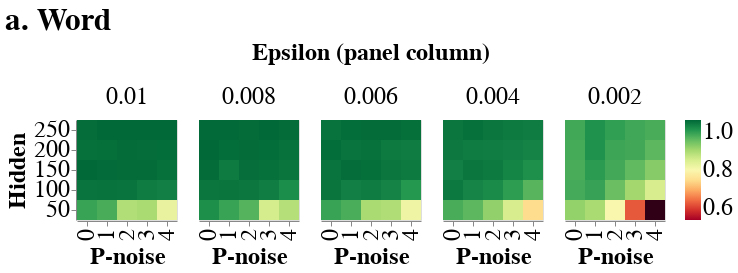

The notebook cell saved with this chart:
### Markdown cell above
## Plot end of training accuracy

### Code cell
plot_word = control_space_heatmap(
    df_word,
    title="a. Word",
    var="score",
    color_scheme="redyellowgreen",
    domain=(0.6, 1),
    font_size=24,
    epsilon_label="Epsilon (panel column)"
)

plot_word

### Figure 1 — Vega-Lite specification as saved in the notebook (floating-point values rounded to 4 significant figures)
{"config": {"view": {"continuousWidth": 400, "continuousHeight": 300}, "axis": {"labelFontSize": 24, "titleFontSize": 24}, "header": {"labelFontSize": 24, "titleFontSize": 24}, "legend": {"labelFontSize": 24, "titleFontSize": 24}, "title": {"font": "serif", "fontSize": 31, "fontStyle": "normal"}}, "data": {"name": "data-c9b969984755f2b21c2b1a99040cacfc"}, "mark": "rect", "encoding": {"color": {"type": "quantitative", "field": "score", "scale": {"domain": [0.6, 1], "scheme": "redyellowgreen"}, "title": null}, "column": {"type": "ordinal", "field": "learning_rate", "sort": "descending", "title": "Epsilon (panel column)"}, "x": {"type": "ordinal", "field": "p_noise", "title": "P-noise"}, "y": {"type": "ordinal", "field": "hidden_units", "sort": "descending", "title": "Hidden"}}, "title": "a. Word", "$schema": "https://vega.github.io/schema/vega-lite/v4.8.1.json", "datasets": {"data-c9b969984755f2b21c2b1a99040cacfc": [{"hidden_units": 50, "p_noise": 0, "learning_rate": 0.002, "code_name": 64760000.0, "epoch": 1.0, "cleanup_units": 15.0, "score": 0.8906}, {"hidden_units": 50, "p_noise": 0, "learning_rate": 0.004, "code_name": 64760000.0, "epoch": 1.0, "cleanup_units": 15.0, "score": 0.9369}, {"hidden_units": 50, "p_noise": 0, "learning_rate": 0.006, "code_name": 64760000.0, "epoch": 1.0, "cleanup_units": 15.0, "score": 0.9463}, {"hidden_units": 50, "p_noise": 0, "learning_rate": 0.008, "code_name": 64760000.0, "epoch": 1.0, "cleanup_units": 15.0, "score": 0.9662}, {"hidden_units": 50, "p_noise": 0, "learning_rate": 0.01, "code_name": 64760000.0, "epoch": 1.0, "cleanup_units": 15.0, "score": 0.9469}, {"hidden_units": 50, "p_noise": 1, "learning_rate": 0.002, "code_name": 64760000.0, "epoch": 1.0, "cleanup_units": 15.0, "score": 0.875}, {"hidden_units": 50, "p_noise": 1, "learning_rate": 0.004, "code_name": 64760000.0, "epoch": 1.0, "cleanup_units": 15.0, "score": 0.925}, {"hidden_units": 50, "p_noise": 1, "learning_rate": 0.006, "code_name": 64760000.0, "epoch": 1.0, "cleanup_units": 15.0, "score": 0.9356}, {"hidden_units": 50, "p_noise": 1, "learning_rate": 0.008, "code_name": 64760000.0, "epoch": 1.0, "cleanup_units": 15.0, "score": 0.9469}, {"hidden_units": 50, "p_noise": 1, "learning_rate": 0.01, "code_name": 64760000.0, "epoch": 1.0, "cleanup_units": 15.0, "score": 0.9369}, {"hidden_units": 50, "p_noise": 2, "learning_rate": 0.002, "code_name": 64760000.0, "epoch": 1.0, "cleanup_units": 15.0, "score": 0.7987}, {"hidden_units": 50, "p_noise": 2, "learning_rate": 0.004, "code_name": 64760000.0, "epoch": 1.0, "cleanup_units": 15.0, "score": 0.8919}, {"hidden_units": 50, "p_noise": 2, "learning_rate": 0.006, "code_name": 64760000.0, "epoch": 1.0, "cleanup_units": 15.0, "score": 0.8756}, {"hidden_units": 50, "p_noise": 2, "learning_rate": 0.008, "code_name": 64760000.0, "epoch": 1.0, "cleanup_units": 15.0, "score": 0.9294}, {"hidden_units": 50, "p_noise": 2, "learning_rate": 0.01, "code_name": 64760000.0, "epoch": 1.0, "cleanup_units": 15.0, "score": 0.87}, {"hidden_units": 50, "p_noise": 3, "learning_rate": 0.002, "code_name": 64760000.0, "epoch": 1.0, "cleanup_units": 15.0, "score": 0.6663}, {"hidden_units": 50, "p_noise": 3, "learning_rate": 0.004, "code_name": 64760000.0, "epoch": 1.0, "cleanup_units": 15.0, "score": 0.8394}, {"hidden_units": 50, "p_noise": 3, "learning_rate": 0.006, "code_name": 64760000.0, "epoch": 1.0, "cleanup_units": 15.0, "score": 0.8706}, {"hidden_units": 50, "p_noise": 3, "learning_rate": 0.008, "code_name": 64760000.0, "epoch": 1.0, "cleanup_units": 15.0, "score": 0.8419}, {"hidden_units": 50, "p_noise": 3, "learning_rate": 0.01, "code_name": 64760000.0, "epoch": 1.0, "cleanup_units": 15.0, "score": 0.8756}, {"hidden_units": 50, "p_noise": 4, "learning_rate": 0.002, "code_name": 64760000.0, "epoch": 1.0, "cleanup_units": 15.0, "score": 0.5006}, {"hidden_units": 50, "p_noise": 4, "learning_rate": 0.004, "code_name": 64760000.0, "epoch": 1.0, "cleanup_units": 15.0, "score": 0.7606}, {"hidden_units": 50, "p_noise": 4, "learning_rate": 0.006, "code_name": 64760000.0, "epoch": 1.0, "cleanup_units": 15.0, "score": 0.8113}, {"hidden_units": 50, "p_noise": 4, "learning_rate": 0.008, "code_name": 64760000.0, "epoch": 1.0, "cleanup_units": 15.0, "score": 0.8669}, {"hidden_units": 50, "p_noise": 4, "learning_rate": 0.01, "code_name": 64760000.0, "epoch": 1.0, "cleanup_units": 15.0, "score": 0.8187}, {"hidden_units": 100, "p_noise": 0, "learning_rate": 0.002, "code_name": 64760000.0, "epoch": 1.0, "cleanup_units": 15.0, "score": 0.9387}, {"hidden_units": 100, "p_noise": 0, "learning_rate": 0.004, "code_name": 64760000.0, "epoch": 1.0, "cleanup_units": 15.0, "score": 0.9856}, {"hidden_units": 100, "p_noise": 0, "learning_rate": 0.006, "code_name": 64760000.0, "epoch": 1.0, "cleanup_units": 15.0, "score": 0.9881}, {"hidden_units": 100, "p_noise": 0, "learning_rate": 0.008, "code_name": 64760000.0, "epoch": 1.0, "cleanup_units": 15.0, "score": 0.9875}, {"hidden_units": 100, "p_noise": 0, "learning_rate": 0.01, "code_name": 64760000.0, "epoch": 1.0, "cleanup_units": 15.0, "score": 0.99}, {"hidden_units": 100, "p_noise": 1, "learning_rate": 0.002, "code_name": 64760000.0, "epoch": 1.0, "cleanup_units": 15.0, "score": 0.9475}, {"hidden_units": 100, "p_noise": 1, "learning_rate": 0.004, "code_name": 64760000.0, "epoch": 1.0, "cleanup_units": 15.0, "score": 0.9756}, {"hidden_units": 100, "p_noise": 1, "learning_rate": 0.006, "code_name": 64760000.0, "epoch": 1.0, "cleanup_units": 15.0, "score": 0.9788}, {"hidden_units": 100, "p_noise": 1, "learning_rate": 0.008, "code_name": 64760000.0, "epoch": 1.0, "cleanup_units": 15.0, "score": 0.9881}, {"hidden_units": 100, "p_noise": 1, "learning_rate": 0.01, "code_name": 64760000.0, "epoch": 1.0, "cleanup_units": 15.0, "score": 0.9906}, {"hidden_units": 100, "p_noise": 2, "learning_rate": 0.002, "code_name": 64760000.0, "epoch": 1.0, "cleanup_units": 15.0, "score": 0.9156}, {"hidden_units": 100, "p_noise": 2, "learning_rate": 0.004, "code_name": 64760000.0, "epoch": 1.0, "cleanup_units": 15.0, "score": 0.9694}, {"hidden_units": 100, "p_noise": 2, "learning_rate": 0.006, "code_name": 64760000.0, "epoch": 1.0, "cleanup_units": 15.0, "score": 0.9825}, {"hidden_units": 100, "p_noise": 2, "learning_rate": 0.008, "code_name": 64760000.0, "epoch": 1.0, "cleanup_units": 15.0, "score": 0.9863}, {"hidden_units": 100, "p_noise": 2, "learning_rate": 0.01, "code_name": 64760000.0, "epoch": 1.0, "cleanup_units": 15.0, "score": 0.9894}, {"hidden_units": 100, "p_noise": 3, "learning_rate": 0.002, "code_name": 64760000.0, "epoch": 1.0, "cleanup_units": 15.0, "score": 0.88}, {"hidden_units": 100, "p_noise": 3, "learning_rate": 0.004, "code_name": 64760000.0, "epoch": 1.0, "cleanup_units": 15.0, "score": 0.9531}, {"hidden_units": 100, "p_noise": 3, "learning_rate": 0.006, "code_name": 64760000.0, "epoch": 1.0, "cleanup_units": 15.0, "score": 0.9762}, {"hidden_units": 100, "p_noise": 3, "learning_rate": 0.008, "code_name": 64760000.0, "epoch": 1.0, "cleanup_units": 15.0, "score": 0.9812}, {"hidden_units": 100, "p_noise": 3, "learning_rate": 0.01, "code_name": 64760000.0, "epoch": 1.0, "cleanup_units": 15.0, "score": 0.9819}, {"hidden_units": 100, "p_noise": 4, "learning_rate": 0.002, "code_name": 64760000.0, "epoch": 1.0, "cleanup_units": 15.0, "score": 0.8394}, {"hidden_units": 100, "p_noise": 4, "learning_rate": 0.004, "code_name": 64760000.0, "epoch": 1.0, "cleanup_units": 15.0, "score": 0.9275}, {"hidden_units": 100, "p_noise": 4, "learning_rate": 0.006, "code_name": 64760000.0, "epoch": 1.0, "cleanup_units": 15.0, "score": 0.9581}, {"hidden_units": 100, "p_noise": 4, "learning_rate": 0.008, "code_name": 64760000.0, "epoch": 1.0, "cleanup_units": 15.0, "score": 0.9669}, {"hidden_units": 100, "p_noise": 4, "learning_rate": 0.01, "code_name": 64760000.0, "epoch": 1.0, "cleanup_units": 15.0, "score": 0.9788}, {"hidden_units": 150, "p_noise": 0, "learning_rate": 0.002, "code_name": 64760000.0, "epoch": 1.0, "cleanup_units": 15.0, "score": 0.9369}, {"hidden_units": 150, "p_noise": 0, "learning_rate": 0.004, "code_name": 64760000.0, "epoch": 1.0, "cleanup_units": 15.0, "score": 0.9788}, {"hidden_units": 150, "p_noise": 0, "learning_rate": 0.006, "code_name": 64760000.0, "epoch": 1.0, "cleanup_units": 15.0, "score": 0.9894}, {"hidden_units": 150, "p_noise": 0, "learning_rate": 0.008, "code_name": 64760000.0, "epoch": 1.0, "cleanup_units": 15.0, "score": 0.9969}, {"hidden_units": 150, "p_noise": 0, "learning_rate": 0.01, "code_name": 64760000.0, "epoch": 1.0, "cleanup_units": 15.0, "score": 0.9994}, {"hidden_units": 150, "p_noise": 1, "learning_rate": 0.002, "code_name": 64760000.0, "epoch": 1.0, "cleanup_units": 15.0, "score": 0.9544}, {"hidden_units": 150, "p_noise": 1, "learning_rate": 0.004, "code_name": 64760000.0, "epoch": 1.0, "cleanup_units": 15.0, "score": 0.9869}, {"hidden_units": 150, "p_noise": 1, "learning_rate": 0.006, "code_name": 64760000.0, "epoch": 1.0, "cleanup_units": 15.0, "score": 0.9956}, {"hidden_units": 150, "p_noise": 1, "learning_rate": 0.008, "code_name": 64760000.0, "epoch": 1.0, "cleanup_units": 15.0, "score": 0.9838}, {"hidden_units": 150, "p_noise": 1, "learning_rate": 0.01, "code_name": 64760000.0, "epoch": 1.0, "cleanup_units": 15.0, "score": 0.9975}, {"hidden_units": 150, "p_noise": 2, "learning_rate": 0.002, "code_name": 64760000.0, "epoch": 1.0, "cleanup_units": 15.0, "score": 0.94}, {"hidden_units": 150, "p_noise": 2, "learning_rate": 0.004, "code_name": 64760000.0, "epoch": 1.0, "cleanup_units": 15.0, "score": 0.9844}, {"hidden_units": 150, "p_noise": 2, "learning_rate": 0.006, "code_name": 64760000.0, "epoch": 1.0, "cleanup_units": 15.0, "score": 0.9931}, {"hidden_units": 150, "p_noise": 2, "learning_rate": 0.008, "code_name": 64760000.0, "epoch": 1.0, "cleanup_units": 15.0, "score": 0.9944}, {"hidden_units": 150, "p_noise": 2, "learning_rate": 0.01, "code_name": 64760000.0, "epoch": 1.0, "cleanup_units": 15.0, "score": 0.9963}, {"hidden_units": 150, "p_noise": 3, "learning_rate": 0.002, "code_name": 64760000.0, "epoch": 1.0, "cleanup_units": 15.0, "score": 0.9219}, {"hidden_units": 150, "p_noise": 3, "learning_rate": 0.004, "code_name": 64760000.0, "epoch": 1.0, "cleanup_units": 15.0, "score": 0.975}, {"hidden_units": 150, "p_noise": 3, "learning_rate": 0.006, "code_name": 64760000.0, "epoch": 1.0, "cleanup_units": 15.0, "score": 0.9869}, {"hidden_units": 150, "p_noise": 3, "learning_rate": 0.008, "code_name": 64760000.0, "epoch": 1.0, "cleanup_units": 15.0, "score": 0.9925}, {"hidden_units": 150, "p_noise": 3, "learning_rate": 0.01, "code_name": 64760000.0, "epoch": 1.0, "cleanup_units": 15.0, "score": 0.9963}, {"hidden_units": 150, "p_noise": 4, "learning_rate": 0.002, "code_name": 64760000.0, "epoch": 1.0, "cleanup_units": 15.0, "score": 0.8981}, {"hidden_units": 150, "p_noise": 4, "learning_rate": 0.004, "code_name": 64760000.0, "epoch": 1.0, "cleanup_units": 15.0, "score": 0.965}, {"hidden_units": 150, "p_noise": 4, "learning_rate": 0.006, "code_name": 64760000.0, "epoch": 1.0, "cleanup_units": 15.0, "score": 0.9844}, {"hidden_units": 150, "p_noise": 4, "learning_rate": 0.008, "code_name": 64760000.0, "epoch": 1.0, "cleanup_units": 15.0, "score": 0.9881}, {"hidden_units": 150, "p_noise": 4, "learning_rate": 0.01, "code_name": 64760000.0, "epoch": 1.0, "cleanup_units": 15.0, "score": 0.9925}, {"hidden_units": 200, "p_noise": 0, "learning_rate": 0.002, "code_name": 64760000.0, "epoch": 1.0, "cleanup_units": 15.0, "score": 0.9381}, {"hidden_units": 200, "p_noise": 0, "learning_rate": 0.004, "code_name": 64760000.0, "epoch": 1.0, "cleanup_units": 15.0, "score": 0.985}, {"hidden_units": 200, "p_noise": 0, "learning_rate": 0.006, "code_name": 64760000.0, "epoch": 1.0, "cleanup_units": 15.0, "score": 0.995}, {"hidden_units": 200, "p_noise": 0, "learning_rate": 0.008, "code_name": 64760000.0, "epoch": 1.0, "cleanup_units": 15.0, "score": 0.9988}, {"hidden_units": 200, "p_noise": 0, "learning_rate": 0.01, "code_name": 64760000.0, "epoch": 1.0, "cleanup_units": 15.0, "score": 0.9919}, {"hidden_units": 200, "p_noise": 1, "learning_rate": 0.002, "code_name": 64760000.0, "epoch": 1.0, "cleanup_units": 15.0, "score": 0.9631}, {"hidden_units": 200, "p_noise": 1, "learning_rate": 0.004, "code_name": 64760000.0, "epoch": 1.0, "cleanup_units": 15.0, "score": 0.9825}, {"hidden_units": 200, "p_noise": 1, "learning_rate": 0.006, "code_name": 64760000.0, "epoch": 1.0, "cleanup_units": 15.0, "score": 0.99}, {"hidden_units": 200, "p_noise": 1, "learning_rate": 0.008, "code_name": 64760000.0, "epoch": 1.0, "cleanup_units": 15.0, "score": 0.995}, {"hidden_units": 200, "p_noise": 1, "learning_rate": 0.01, "code_name": 64760000.0, "epoch": 1.0, "cleanup_units": 15.0, "score": 0.9931}, {"hidden_units": 200, "p_noise": 2, "learning_rate": 0.002, "code_name": 64760000.0, "epoch": 1.0, "cleanup_units": 15.0, "score": 0.9437}, {"hidden_units": 200, "p_noise": 2, "learning_rate": 0.004, "code_name": 64760000.0, "epoch": 1.0, "cleanup_units": 15.0, "score": 0.9812}, {"hidden_units": 200, "p_noise": 2, "learning_rate": 0.006, "code_name": 64760000.0, "epoch": 1.0, "cleanup_units": 15.0, "score": 0.9912}, {"hidden_units": 200, "p_noise": 2, "learning_rate": 0.008, "code_name": 64760000.0, "epoch": 1.0, "cleanup_units": 15.0, "score": 0.9969}, {"hidden_units": 200, "p_noise": 2, "learning_rate": 0.01, "code_name": 64760000.0, "epoch": 1.0, "cleanup_units": 15.0, "score": 0.9969}, {"hidden_units": 200, "p_noise": 3, "learning_rate": 0.002, "code_name": 64760000.0, "epoch": 1.0, "cleanup_units": 15.0, "score": 0.9406}, {"hidden_units": 200, "p_noise": 3, "learning_rate": 0.004, "code_name": 64760000.0, "epoch": 1.0, "cleanup_units": 15.0, "score": 0.9788}, {"hidden_units": 200, "p_noise": 3, "learning_rate": 0.006, "code_name": 64760000.0, "epoch": 1.0, "cleanup_units": 15.0, "score": 0.9844}, {"hidden_units": 200, "p_noise": 3, "learning_rate": 0.008, "code_name": 64760000.0, "epoch": 1.0, "cleanup_units": 15.0, "score": 0.995}, {"hidden_units": 200, "p_noise": 3, "learning_rate": 0.01, "code_name": 64760000.0, "epoch": 1.0, "cleanup_units": 15.0, "score": 0.9956}, {"hidden_units": 200, "p_noise": 4, "learning_rate": 0.002, "code_name": 64760000.0, "epoch": 1.0, "cleanup_units": 15.0, "score": 0.925}, {"hidden_units": 200, "p_noise": 4, "learning_rate": 0.004, "code_name": 64760000.0, "epoch": 1.0, "cleanup_units": 15.0, "score": 0.9762}, {"hidden_units": 200, "p_noise": 4, "learning_rate": 0.006, "code_name": 64760000.0, "epoch": 1.0, "cleanup_units": 15.0, "score": 0.9825}, {"hidden_units": 200, "p_noise": 4, "learning_rate": 0.008, "code_name": 64760000.0, "epoch": 1.0, "cleanup_units": 15.0, "score": 0.9912}, {"hidden_units": 200, "p_noise": 4, "learning_rate": 0.01, "code_name": 64760000.0, "epoch": 1.0, "cleanup_units": 15.0, "score": 0.995}, {"hidden_units": 250, "p_noise": 0, "learning_rate": 0.002, "code_name": 64760000.0, "epoch": 1.0, "cleanup_units": 15.0, "score": 0.9412}, {"hidden_units": 250, "p_noise": 0, "learning_rate": 0.004, "code_name": 64760000.0, "epoch": 1.0, "cleanup_units": 15.0, "score": 0.9869}, {"hidden_units": 250, "p_noise": 0, "learning_rate": 0.006, "code_name": 64760000.0, "epoch": 1.0, "cleanup_units": 15.0, "score": 0.9906}, {"hidden_units": 250, "p_noise": 0, "learning_rate": 0.008, "code_name": 64760000.0, "epoch": 1.0, "cleanup_units": 15.0, "score": 0.9981}, {"hidden_units": 250, "p_noise": 0, "learning_rate": 0.01, "code_name": 64760000.0, "epoch": 1.0, "cleanup_units": 15.0, "score": 0.9956}, {"hidden_units": 250, "p_noise": 1, "learning_rate": 0.002, "code_name": 64760000.0, "epoch": 1.0, "cleanup_units": 15.0, "score": 0.9631}, {"hidden_units": 250, "p_noise": 1, "learning_rate": 0.004, "code_name": 64760000.0, "epoch": 1.0, "cleanup_units": 15.0, "score": 0.9919}, {"hidden_units": 250, "p_noise": 1, "learning_rate": 0.006, "code_name": 64760000.0, "epoch": 1.0, "cleanup_units": 15.0, "score": 0.995}, {"hidden_units": 250, "p_noise": 1, "learning_rate": 0.008, "code_name": 64760000.0, "epoch": 1.0, "cleanup_units": 15.0, "score": 0.9981}, {"hidden_units": 250, "p_noise": 1, "learning_rate": 0.01, "code_name": 64760000.0, "epoch": 1.0, "cleanup_units": 15.0, "score": 0.9988}, {"hidden_units": 250, "p_noise": 2, "learning_rate": 0.002, "code_name": 64760000.0, "epoch": 1.0, "cleanup_units": 15.0, "score": 0.9506}, {"hidden_units": 250, "p_noise": 2, "learning_rate": 0.004, "code_name": 64760000.0, "epoch": 1.0, "cleanup_units": 15.0, "score": 0.9869}, {"hidden_units": 250, "p_noise": 2, "learning_rate": 0.006, "code_name": 64760000.0, "epoch": 1.0, "cleanup_units": 15.0, "score": 0.9963}, {"hidden_units": 250, "p_noise": 2, "learning_rate": 0.008, "code_name": 64760000.0, "epoch": 1.0, "cleanup_units": 15.0, "score": 0.9969}, {"hidden_units": 250, "p_noise": 2, "learning_rate": 0.01, "code_name": 64760000.0, "epoch": 1.0, "cleanup_units": 15.0, "score": 0.9994}, {"hidden_units": 250, "p_noise": 3, "learning_rate": 0.002, "code_name": 64760000.0, "epoch": 1.0, "cleanup_units": 15.0, "score": 0.9425}, {"hidden_units": 250, "p_noise": 3, "learning_rate": 0.004, "code_name": 64760000.0, "epoch": 1.0, "cleanup_units": 15.0, "score": 0.9844}, {"hidden_units": 250, "p_noise": 3, "learning_rate": 0.006, "code_name": 64760000.0, "epoch": 1.0, "cleanup_units": 15.0, "score": 0.9969}, {"hidden_units": 250, "p_noise": 3, "learning_rate": 0.008, "code_name": 64760000.0, "epoch": 1.0, "cleanup_units": 15.0, "score": 0.9994}, {"hidden_units": 250, "p_noise": 3, "learning_rate": 0.01, "code_name": 64760000.0, "epoch": 1.0, "cleanup_units": 15.0, "score": 0.9994}, {"hidden_units": 250, "p_noise": 4, "learning_rate": 0.002, "code_name": 64760000.0, "epoch": 1.0, "cleanup_units": 15.0, "score": 0.9369}, {"hidden_units": 250, "p_noise": 4, "learning_rate": 0.004, "code_name": 64760000.0, "epoch": 1.0, "cleanup_units": 15.0, "score": 0.9825}, {"hidden_units": 250, "p_noise": 4, "learning_rate": 0.006, "code_name": 64760000.0, "epoch": 1.0, "cleanup_units": 15.0, "score": 0.9931}, {"hidden_units": 250, "p_noise": 4, "learning_rate": 0.008, "code_name": 64760000.0, "epoch": 1.0, "cleanup_units": 15.0, "score": 0.9963}, {"hidden_units": 250, "p_noise": 4, "learning_rate": 0.01, "code_name": 64760000.0, "epoch": 1.0, "cleanup_units": 15.0, "score": 0.9988}]}}
